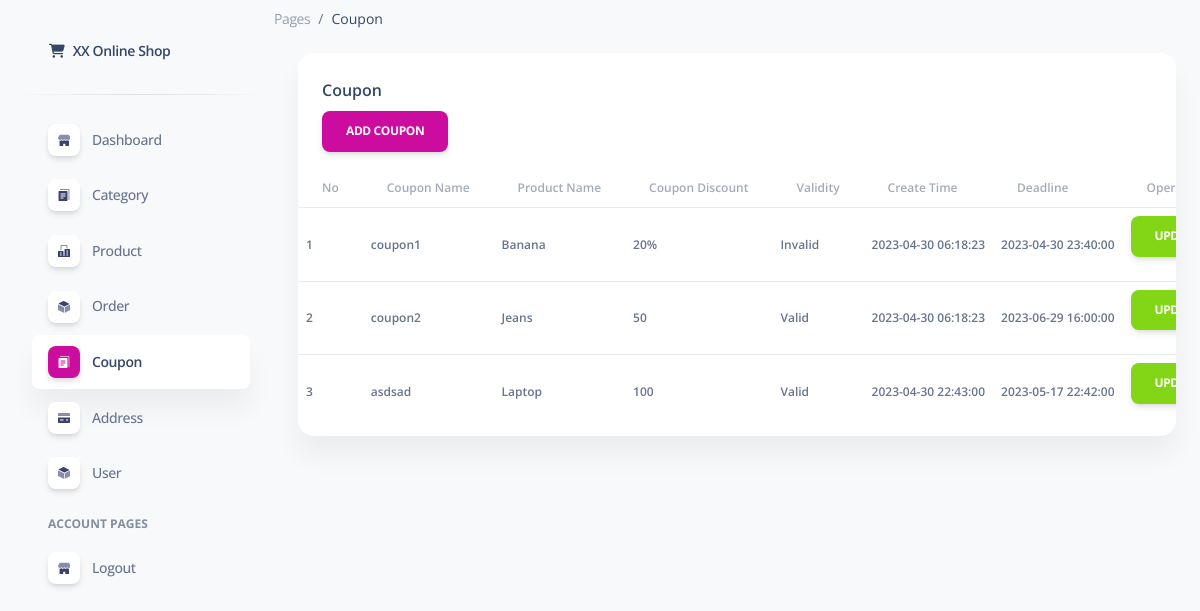
Page /pages/coupon.php (signed in) on the committed database.
### tables this page shows
CREATE TABLE `coupon` (
  `id_coupon` bigint(20) NOT NULL COMMENT '主键id',
  `product_name` varchar(255) DEFAULT NULL COMMENT 'product_name',
  `coupon_name` varchar(255) DEFAULT NULL COMMENT 'coupon_name',
  `discount` varchar(20) DEFAULT NULL COMMENT '打几折/减多少',
  `is_valid` tinyint(1) NOT NULL DEFAULT 0,
  `is_delete` tinyint(1) NOT NULL DEFAULT 0 COMMENT '是否删除',
  `create_time` timestamp NULL DEFAULT current_timestamp() COMMENT '创建时间',
  `deadline` timestamp NULL DEFAULT current_timestamp() COMMENT '截至日期'
);

### pages/coupon.php (the view, shortened to what this page needs)
<!DOCTYPE html>
<html lang="en">
<head>
  <link href="assets/css/nucleo-icons.css" rel="stylesheet" />
  <link href="assets/css/nucleo-svg.css" rel="stylesheet" />
  <link href="assets/css/nucleo-svg.css" rel="stylesheet" />
  <link id="pagestyle" href="assets/css/soft-ui-dashboard.css?v=1.0.3" rel="stylesheet" />
</head>
<body class="g-sidenav-show  bg-gray-100">
  <aside class="sidenav navbar navbar-vertical navbar-expand-xs border-0 border-radius-xl my-3 fixed-start ms-3 "
    id="sidenav-main">
    <div class="sidenav-header">
      <a class="navbar-brand m-0" href="https://demos.creative-tim.com/soft-ui-dashboard/pages/dashboard.html"
        target="_blank">
        <i class="fas fa-fw fa-shopping-cart"></i>
        <span class="ms-1 font-weight-bold">XX Online Shop</span>
      </a>
    </div>
    <hr class="horizontal dark mt-0">
    <div class="collapse navbar-collapse  w-auto  max-height-vh-100 h-100" id="sidenav-collapse-main">
      <ul class="navbar-nav">
        <li class="nav-item">
          <a class="nav-link  " href="../pages/dashboard.php">
            <div
              class="icon icon-shape icon-sm shadow border-radius-md bg-white text-center me-2 d-flex align-items-center justify-content-center">
            </div>
            <span class="nav-link-text ms-1">Dashboard</span>
          </a>
        </li>
        <li class="nav-item">
          <a class="nav-link  " href="../pages/category.php">
            <div
              class="icon icon-shape icon-sm shadow border-radius-md bg-white text-center me-2 d-flex align-items-center justify-content-center">
            </div>
            <span class="nav-link-text ms-1">Category</span>
          </a>
        </li>
        <li class="nav-item">
          <a class="nav-link  " href="../pages/product.php">
            <div
              class="icon icon-shape icon-sm shadow border-radius-md bg-white text-center me-2 d-flex align-items-center justify-content-center">
            </div>
            <span class="nav-link-text ms-1">Product</span>
          </a>
        </li>
        <li class="nav-item">
          <a class="nav-link  " href="../pages/order.php">
            <div
              class="icon icon-shape icon-sm shadow border-radius-md bg-white text-center me-2 d-flex align-items-center justify-content-center">
            </div>
            <span class="nav-link-text ms-1">Order</span>
          </a>
        </li>
        <li class="nav-item">
          <a class="nav-link  active" href="../pages/coupon.php">
            <div
              class="icon icon-shape icon-sm shadow border-radius-md bg-white text-center me-2 d-flex align-items-center justify-content-center">
            </div>
            <span class="nav-link-text ms-1">Coupon</span>
          </a>
        </li>
        <li class="nav-item">
          <a class="nav-link  " href="../pages/address.php">
            <div
              class="icon icon-shape icon-sm shadow border-radius-md bg-white text-center me-2 d-flex align-items-center justify-content-center">
            </div>
            <span class="nav-link-text ms-1">Address</span>
          </a>
        </li>
        <li class="nav-item">
          <a class="nav-link  " href="../pages/admin.php">
            <div
              class="icon icon-shape icon-sm shadow border-radius-md bg-white text-center me-2 d-flex align-items-center justify-content-center">
            </div>
            <span class="nav-link-text ms-1">User</span>
          </a>
        </li>
        <li class="nav-item mt-3">
          <h6 class="ps-4 ms-2 text-uppercase text-xs font-weight-bolder opacity-6">Account pages</h6>
        </li>
        <li class="nav-item">
          <a class="nav-link  " href="../pages/logout.php">
            <div
              class="icon icon-shape icon-sm shadow border-radius-md bg-white text-center me-2 d-flex align-items-center justify-content-center">
            </div>
            <span class="nav-link-text ms-1">Logout</span>
          </a>
        </li>
      </ul>
    </div>
  </aside>
  <main class="main-content position-relative max-height-vh-100 h-100 mt-1 border-radius-lg ">
    <ol class="breadcrumb bg-transparent mb-0 pb-0 pt-1 px-0 me-sm-6 me-5">
      <li class="breadcrumb-item text-sm"><a class="opacity-5 text-dark" href="javascript:;">Pages</a></li>
      <li class="breadcrumb-item text-sm text-dark active" aria-current="page">Coupon</li>
    </ol>
    <div class="container-fluid py-4">
      <div class="row">
        <div class="col-12">
          <div class="card mb-4">
            <div class="card-header pb-0">
              <h6>Coupon</h6>
              <button type="button" class="btn btn-primary" data-bs-toggle="modal" data-bs-target="#exampleModal">
                Add Coupon
              </button>
            </div>
            <div class="card-body px-0 pt-0 pb-2">
              <div class="table-responsive p-0">
                <table class="table align-items-center mb-0">
                  <thead>
                    <tr class="text-xs font-weight-bold opacity-6">
                      <th>No</th>
                      <th class="align-middle text-left">Coupon Name</th>
                      <th class="align-middle text-left">Product Name</th>
                      <th class="align-middle text-left">Coupon Discount</th>
                      <th class="align-middle text-left">Validity</th>
                      <th class="align-middle text-left">Create Time</th>
                      <th class="align-middle text-left">Deadline</th>
                      <th class="align-middle text-left">Operation</th>
                    </tr>
                  </thead>
                  <tbody>
                    <?php
                    include "connect_db.php";
                    $qry_coupon = mysqli_query($conn, "SELECT id_coupon, coupon_name, product_name, discount, is_valid, create_time, deadline FROM coupon WHERE is_delete = 0");
                    $no = 0;
                    while ($data_coupon = mysqli_fetch_array($qry_coupon)) {
                      $no++;
                      ?>
                      <tr class="text-xs font-weight-bold">
                        <td class="align-middle text-left">
                          <?= $no ?>
                        </td>
                        <td class="align-middle text-left">
                          <?= $data_coupon['coupon_name'] ?>
                        </td>
                        <td class="align-middle text-left">
                          <?= $data_coupon['product_name'] ?>
                        </td>
                        <td class="align-middle text-left">
                          <?= $data_coupon['discount'] ?>
                        </td>
                        <td class="align-middle text-left">
                          <?= $data_coupon['is_valid'] ? 'Valid' : 'Invalid' ?>
                        </td>
                        <td class="align-middle text-left">
                          <?= $data_coupon['create_time'] ?>
                        </td>
                        <td class="align-middle text-left">
                          <?= $data_coupon['deadline'] ?>
                        </td>
                        <td class="text-xs font-weight-bold">
                          <a class="btn btn-success"
                            href="update_coupon.php?id_coupon=<?= $data_coupon['id_coupon'] ?>">Update</a>
                        </td>
                      </tr>
                      <?php
                    }
                    ?>
                  </tbody>
                </table>
              </div>
            </div>
          </div>
        </div>
      </div>
</body>
</html>

### pages/assets/css/nucleo-svg.css (style rules this page uses)
.icon { display: inline-block; color: #111111; height: 1em; width: 1em; }
.icon-sm { height: 0.8em; width: 0.8em; }
.icon { fill: currentColor; stroke: none; }

### rows in the picture
coupon: coupon_name "coupon1", product_name "Banana", discount "20%", is_valid "Invalid", create_time "2023-04-30 06:18:23", deadline "2023-04-30 23:40:00"
coupon: coupon_name "coupon2", product_name "Jeans", discount "50", is_valid "Valid", create_time "2023-04-30 06:18:23", deadline "2023-06-29 16:00:00"
coupon: coupon_name "asdsad", product_name "Laptop", discount "100", is_valid "Valid", create_time "2023-04-30 22:43:00", deadline "2023-05-17 22:42:00"
